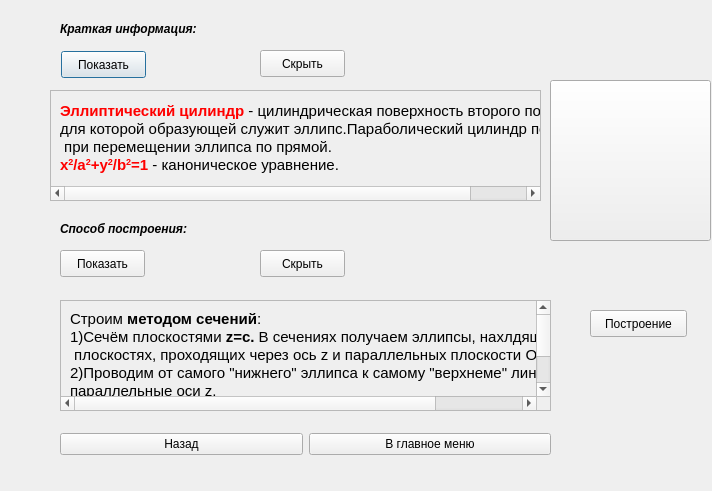
<?xml version="1.0" encoding="UTF-8"?>
<ui version="4.0">
 <class>elchil</class>
 <widget class="QDialog" name="elchil">
  <property name="geometry">
   <rect>
    <x>0</x>
    <y>0</y>
    <width>712</width>
    <height>491</height>
   </rect>
  </property>
  <property name="windowTitle">
   <string>Dialog</string>
  </property>
  <widget class="QPushButton" name="pushButton">
   <property name="geometry">
    <rect>
     <x>61</x>
     <y>51</y>
     <width>85</width>
     <height>27</height>
    </rect>
   </property>
   <property name="text">
    <string>Показать</string>
   </property>
  </widget>
  <widget class="QPushButton" name="pushButton_2">
   <property name="geometry">
    <rect>
     <x>60</x>
     <y>250</y>
     <width>85</width>
     <height>27</height>
    </rect>
   </property>
   <property name="text">
    <string>Показать</string>
   </property>
  </widget>
  <widget class="QPushButton" name="pushButton_3">
   <property name="geometry">
    <rect>
     <x>260</x>
     <y>50</y>
     <width>85</width>
     <height>27</height>
    </rect>
   </property>
   <property name="text">
    <string>Скрыть</string>
   </property>
  </widget>
  <widget class="QLabel" name="label_2">
   <property name="geometry">
    <rect>
     <x>60</x>
     <y>20</y>
     <width>181</width>
     <height>17</height>
    </rect>
   </property>
   <property name="font">
    <font>
     <weight>75</weight>
     <italic>true</italic>
     <bold>true</bold>
    </font>
   </property>
   <property name="text">
    <string>Краткая информация:</string>
   </property>
  </widget>
  <widget class="QScrollArea" name="scrollArea">
   <property name="geometry">
    <rect>
     <x>50</x>
     <y>90</y>
     <width>491</width>
     <height>111</height>
    </rect>
   </property>
   <property name="widgetResizable">
    <bool>true</bool>
   </property>
   <widget class="QWidget" name="scrollAreaWidgetContents">
    <property name="geometry">
     <rect>
      <x>0</x>
      <y>0</y>
      <width>567</width>
      <height>93</height>
     </rect>
    </property>
    <layout class="QVBoxLayout" name="verticalLayout">
     <item>
      <widget class="QLabel" name="label">
       <property name="text">
        <string>&lt;!DOCTYPE HTML PUBLIC &quot;-//W3C//DTD HTML 4.0//EN&quot; &quot;http://www.w3.org/TR/REC-html40/strict.dtd&quot;&gt;
&lt;html&gt;&lt;head&gt;&lt;meta name=&quot;qrichtext&quot; content=&quot;1&quot; /&gt;&lt;style type=&quot;text/css&quot;&gt;
p, li { white-space: pre-wrap; }
&lt;/style&gt;&lt;/head&gt;&lt;body style=&quot; font-family:'Ubuntu'; font-size:11pt; font-weight:400; font-style:normal;&quot;&gt;
&lt;p style=&quot; margin-top:0px; margin-bottom:0px; margin-left:0px; margin-right:0px; -qt-block-indent:0; text-indent:0px;&quot;&gt;&lt;span style=&quot; font-weight:600; color:#ff0000;&quot;&gt;Эллиптический цилиндр&lt;/span&gt; - цилиндрическая поверхность второго порядка, &lt;/p&gt;
&lt;p style=&quot; margin-top:0px; margin-bottom:0px; margin-left:0px; margin-right:0px; -qt-block-indent:0; text-indent:0px;&quot;&gt;для которой образующей служит эллипс.Параболический цилиндр получают&lt;/p&gt;
&lt;p style=&quot; margin-top:0px; margin-bottom:0px; margin-left:0px; margin-right:0px; -qt-block-indent:0; text-indent:0px;&quot;&gt; при перемещении эллипса по прямой.&lt;/p&gt;
&lt;p style=&quot; margin-top:0px; margin-bottom:0px; margin-left:0px; margin-right:0px; -qt-block-indent:0; text-indent:0px;&quot;&gt;&lt;span style=&quot; font-weight:600; color:#ff0000;&quot;&gt;x&lt;/span&gt;&lt;span style=&quot; font-weight:600; color:#ff0000; vertical-align:super;&quot;&gt;2&lt;/span&gt;&lt;span style=&quot; font-weight:600; color:#ff0000;&quot;&gt;/a&lt;/span&gt;&lt;span style=&quot; font-weight:600; color:#ff0000; vertical-align:super;&quot;&gt;2&lt;/span&gt;&lt;span style=&quot; font-weight:600; color:#ff0000;&quot;&gt;+y&lt;/span&gt;&lt;span style=&quot; font-weight:600; color:#ff0000; vertical-align:super;&quot;&gt;2&lt;/span&gt;&lt;span style=&quot; font-weight:600; color:#ff0000;&quot;&gt;/b&lt;/span&gt;&lt;span style=&quot; font-weight:600; color:#ff0000; vertical-align:super;&quot;&gt;2&lt;/span&gt;&lt;span style=&quot; font-weight:600; color:#ff0000;&quot;&gt;=1&lt;/span&gt; - каноническое уравнение.&lt;/p&gt;&lt;/body&gt;&lt;/html&gt;</string>
       </property>
      </widget>
     </item>
    </layout>
   </widget>
  </widget>
  <widget class="QLabel" name="label_8">
   <property name="geometry">
    <rect>
     <x>60</x>
     <y>220</y>
     <width>181</width>
     <height>17</height>
    </rect>
   </property>
   <property name="font">
    <font>
     <weight>75</weight>
     <italic>true</italic>
     <bold>true</bold>
    </font>
   </property>
   <property name="text">
    <string>Способ построения:</string>
   </property>
  </widget>
  <widget class="QPushButton" name="pushButton_4">
   <property name="geometry">
    <rect>
     <x>260</x>
     <y>250</y>
     <width>85</width>
     <height>27</height>
    </rect>
   </property>
   <property name="text">
    <string>Скрыть</string>
   </property>
  </widget>
  <widget class="QScrollArea" name="scrollArea_2">
   <property name="geometry">
    <rect>
     <x>60</x>
     <y>300</y>
     <width>491</width>
     <height>111</height>
    </rect>
   </property>
   <property name="widgetResizable">
    <bool>true</bool>
   </property>
   <widget class="QWidget" name="scrollAreaWidgetContents_2">
    <property name="geometry">
     <rect>
      <x>0</x>
      <y>0</y>
      <width>582</width>
      <height>153</height>
     </rect>
    </property>
    <layout class="QVBoxLayout" name="verticalLayout_2">
     <item>
      <widget class="QLabel" name="label_3">
       <property name="text">
        <string>&lt;!DOCTYPE HTML PUBLIC &quot;-//W3C//DTD HTML 4.0//EN&quot; &quot;http://www.w3.org/TR/REC-html40/strict.dtd&quot;&gt;
&lt;html&gt;&lt;head&gt;&lt;meta name=&quot;qrichtext&quot; content=&quot;1&quot; /&gt;&lt;style type=&quot;text/css&quot;&gt;
p, li { white-space: pre-wrap; }
&lt;/style&gt;&lt;/head&gt;&lt;body style=&quot; font-family:'Ubuntu'; font-size:11pt; font-weight:400; font-style:normal;&quot;&gt;
&lt;p style=&quot; margin-top:0px; margin-bottom:0px; margin-left:0px; margin-right:0px; -qt-block-indent:0; text-indent:0px;&quot;&gt;Строим &lt;span style=&quot; font-weight:600;&quot;&gt;методом сечений&lt;/span&gt;:&lt;/p&gt;
&lt;p style=&quot; margin-top:0px; margin-bottom:0px; margin-left:0px; margin-right:0px; -qt-block-indent:0; text-indent:0px;&quot;&gt;1)Сечём плоскостями &lt;span style=&quot; font-weight:600;&quot;&gt;z=c.&lt;/span&gt; В сечениях получаем эллипсы, нахлдящиеся в разных&lt;/p&gt;
&lt;p style=&quot; margin-top:0px; margin-bottom:0px; margin-left:0px; margin-right:0px; -qt-block-indent:0; text-indent:0px;&quot;&gt; плоскостях, проходящих через ось z и параллельных плоскости Oxy.&lt;/p&gt;
&lt;p style=&quot; margin-top:0px; margin-bottom:0px; margin-left:0px; margin-right:0px; -qt-block-indent:0; text-indent:0px;&quot;&gt;2)Проводим от самого &amp;quot;нижнего&amp;quot; эллипса к самому &amp;quot;верхнеме&amp;quot; линии,&lt;/p&gt;
&lt;p style=&quot; margin-top:0px; margin-bottom:0px; margin-left:0px; margin-right:0px; -qt-block-indent:0; text-indent:0px;&quot;&gt;параллельные оси z.&lt;/p&gt;
&lt;p style=&quot; margin-top:0px; margin-bottom:0px; margin-left:0px; margin-right:0px; -qt-block-indent:0; text-indent:0px;&quot;&gt;3)Получаем эллиптический цилиндр. &lt;/p&gt;&lt;/body&gt;&lt;/html&gt;</string>
       </property>
      </widget>
     </item>
     <item>
      <widget class="QPushButton" name="pushButton_8">
       <property name="text">
        <string>Построение эллипса</string>
       </property>
      </widget>
     </item>
    </layout>
   </widget>
  </widget>
  <widget class="QWidget" name="layoutWidget">
   <property name="geometry">
    <rect>
     <x>60</x>
     <y>430</y>
     <width>491</width>
     <height>29</height>
    </rect>
   </property>
   <layout class="QHBoxLayout" name="horizontalLayout">
    <item>
     <widget class="QPushButton" name="pushButton_5">
      <property name="text">
       <string>Назад</string>
      </property>
     </widget>
    </item>
    <item>
     <widget class="QPushButton" name="pushButton_6">
      <property name="text">
       <string>В главное меню</string>
      </property>
     </widget>
    </item>
   </layout>
  </widget>
  <widget class="QPushButton" name="pushButton_7">
   <property name="geometry">
    <rect>
     <x>550</x>
     <y>80</y>
     <width>161</width>
     <height>161</height>
    </rect>
   </property>
   <property name="text">
    <string/>
   </property>
   <property name="icon">
    <iconset resource="Res/Res.qrc">
     <normaloff>:/Res/pimage428.png</normaloff>:/Res/pimage428.png</iconset>
   </property>
   <property name="iconSize">
    <size>
     <width>150</width>
     <height>150</height>
    </size>
   </property>
  </widget>
  <widget class="QPushButton" name="pushButton_9">
   <property name="geometry">
    <rect>
     <x>590</x>
     <y>310</y>
     <width>97</width>
     <height>27</height>
    </rect>
   </property>
   <property name="text">
    <string>Построение</string>
   </property>
  </widget>
 </widget>
 <resources>
  <include location="Res/Res.qrc"/>
 </resources>
 <connections/>
</ui>
